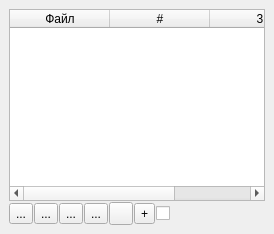
  <widget class="QDockWidget" name="DataDock">
   <property name="features">
    <set>QDockWidget::AllDockWidgetFeatures</set>
   </property>
   <attribute name="dockWidgetArea">
    <number>2</number>
   </attribute>
   <widget class="QWidget" name="dockWidgetContents">
    <layout class="QVBoxLayout" name="verticalLayout_5">
     <item>
      <layout class="QVBoxLayout" name="verticalLayout_4">
       <property name="spacing">
        <number>1</number>
       </property>
       <property name="sizeConstraint">
        <enum>QLayout::SetMinimumSize</enum>
       </property>
       <item>
        <widget class="QTableWidget" name="namesTable">
         <property name="sizePolicy">
          <sizepolicy hsizetype="Expanding" vsizetype="Expanding">
           <horstretch>0</horstretch>
           <verstretch>0</verstretch>
          </sizepolicy>
         </property>
         <property name="maximumSize">
          <size>
           <width>400</width>
           <height>60000</height>
          </size>
         </property>
         <property name="editTriggers">
          <set>QAbstractItemView::DoubleClicked</set>
         </property>
         <property name="dragEnabled">
          <bool>true</bool>
         </property>
         <property name="dragDropOverwriteMode">
          <bool>false</bool>
         </property>
         <property name="dragDropMode">
          <enum>QAbstractItemView::NoDragDrop</enum>
         </property>
         <property name="defaultDropAction">
          <enum>Qt::MoveAction</enum>
         </property>
         <property name="alternatingRowColors">
          <bool>true</bool>
         </property>
         <property name="selectionMode">
          <enum>QAbstractItemView::ExtendedSelection</enum>
         </property>
         <property name="selectionBehavior">
          <enum>QAbstractItemView::SelectRows</enum>
         </property>
         <property name="columnCount">
          <number>3</number>
         </property>
         <attribute name="horizontalHeaderVisible">
          <bool>true</bool>
         </attribute>
         <attribute name="horizontalHeaderCascadingSectionResizes">
          <bool>true</bool>
         </attribute>
         <attribute name="horizontalHeaderMinimumSectionSize">
          <number>15</number>
         </attribute>
         <attribute name="horizontalHeaderShowSortIndicator" stdset="0">
          <bool>false</bool>
         </attribute>
         <attribute name="horizontalHeaderStretchLastSection">
          <bool>true</bool>
         </attribute>
         <attribute name="verticalHeaderCascadingSectionResizes">
          <bool>true</bool>
         </attribute>
         <attribute name="verticalHeaderShowSortIndicator" stdset="0">
          <bool>true</bool>
         </attribute>
         <attribute name="verticalHeaderStretchLastSection">
          <bool>false</bool>
         </attribute>
         <column>
          <property name="text">
           <string>Файл</string>
          </property>
         </column>
         <column>
          <property name="text">
           <string>#</string>
          </property>
         </column>
         <column/>
        </widget>
       </item>
       <item>
        <layout class="QGridLayout" name="gridLayout_17">
         <property name="sizeConstraint">
          <enum>QLayout::SetMaximumSize</enum>
         </property>
         <item row="0" column="5">
          <widget class="QToolButton" name="joinDataArrays">
           <property name="cursor">
            <cursorShape>CrossCursor</cursorShape>
           </property>
           <property name="toolTip">
            <string>Об’єднати дані</string>
           </property>
           <property name="text">
            <string>+</string>
           </property>
           <property name="shortcut">
            <string>Ctrl+J</string>
           </property>
          </widget>
         </item>
         <item row="0" column="4">
          <widget class="QToolButton" name="multiPlot">
           <property name="icon">
            <iconset>
             <normaloff>buttons/multiPlot.png</normaloff>buttons/multiPlot.png</iconset>
           </property>
          </widget>
         </item>
         <item row="0" column="6">
          <widget class="QCheckBox" name="workWithSelectedData">
           <property name="toolTip">
            <string>Застосовувати операції до обраних даних</string>
           </property>
           <property name="text">
            <string/>
           </property>
          </widget>
         </item>
         <item row="0" column="2">
          <widget class="QToolButton" name="rowMoveDown">
           <property name="text">
            <string>...</string>
           </property>
           <property name="icon">
            <iconset>
             <normaloff>buttons/down.svg</normaloff>buttons/down.svg</iconset>
           </property>
          </widget>
         </item>
         <item row="0" column="0">
          <widget class="QToolButton" name="deleteData">
           <property name="sizePolicy">
            <sizepolicy hsizetype="Fixed" vsizetype="Fixed">
             <horstretch>0</horstretch>
             <verstretch>0</verstretch>
            </sizepolicy>
           </property>
           <property name="text">
            <string>...</string>
           </property>
           <property name="icon">
            <iconset>
             <normaloff>buttons/remove.svg</normaloff>buttons/remove.svg</iconset>
           </property>
          </widget>
         </item>
         <item row="0" column="3">
          <widget class="QToolButton" name="rowMoveUp">
           <property name="text">
            <string>...</string>
           </property>
           <property name="icon">
            <iconset>
             <normaloff>buttons/up.svg</normaloff>buttons/up.svg</iconset>
           </property>
          </widget>
         </item>
         <item row="0" column="1">
          <widget class="QToolButton" name="saveData">
           <property name="text">
            <string>...</string>
           </property>
           <property name="icon">
            <iconset>
             <normaloff>buttons/save.svg</normaloff>buttons/save.svg</iconset>
           </property>
          </widget>
         </item>
        </layout>
       </item>
      </layout>
     </item>
    </layout>
   </widget>
  </widget>
